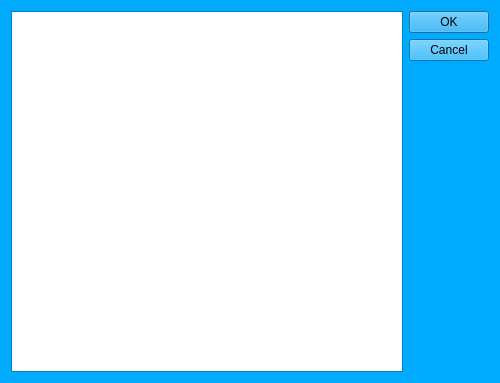
<?xml version="1.0" encoding="UTF-8"?>
<ui version="4.0">
 <class>SharpenDialog</class>
 <widget class="QDialog" name="SharpenDialog">
  <property name="geometry">
   <rect>
    <x>0</x>
    <y>0</y>
    <width>500</width>
    <height>383</height>
   </rect>
  </property>
  <property name="palette">
   <palette>
    <active>
     <colorrole role="WindowText">
      <brush brushstyle="SolidPattern">
       <color alpha="255">
        <red>0</red>
        <green>0</green>
        <blue>0</blue>
       </color>
      </brush>
     </colorrole>
     <colorrole role="Button">
      <brush brushstyle="SolidPattern">
       <color alpha="255">
        <red>0</red>
        <green>170</green>
        <blue>255</blue>
       </color>
      </brush>
     </colorrole>
     <colorrole role="Light">
      <brush brushstyle="SolidPattern">
       <color alpha="255">
        <red>127</red>
        <green>213</green>
        <blue>255</blue>
       </color>
      </brush>
     </colorrole>
     <colorrole role="Midlight">
      <brush brushstyle="SolidPattern">
       <color alpha="255">
        <red>63</red>
        <green>191</green>
        <blue>255</blue>
       </color>
      </brush>
     </colorrole>
     <colorrole role="Dark">
      <brush brushstyle="SolidPattern">
       <color alpha="255">
        <red>0</red>
        <green>85</green>
        <blue>127</blue>
       </color>
      </brush>
     </colorrole>
     <colorrole role="Mid">
      <brush brushstyle="SolidPattern">
       <color alpha="255">
        <red>0</red>
        <green>113</green>
        <blue>170</blue>
       </color>
      </brush>
     </colorrole>
     <colorrole role="Text">
      <brush brushstyle="SolidPattern">
       <color alpha="255">
        <red>0</red>
        <green>0</green>
        <blue>0</blue>
       </color>
      </brush>
     </colorrole>
     <colorrole role="BrightText">
      <brush brushstyle="SolidPattern">
       <color alpha="255">
        <red>255</red>
        <green>255</green>
        <blue>255</blue>
       </color>
      </brush>
     </colorrole>
     <colorrole role="ButtonText">
      <brush brushstyle="SolidPattern">
       <color alpha="255">
        <red>0</red>
        <green>0</green>
        <blue>0</blue>
       </color>
      </brush>
     </colorrole>
     <colorrole role="Base">
      <brush brushstyle="SolidPattern">
       <color alpha="255">
        <red>255</red>
        <green>255</green>
        <blue>255</blue>
       </color>
      </brush>
     </colorrole>
     <colorrole role="Window">
      <brush brushstyle="SolidPattern">
       <color alpha="255">
        <red>0</red>
        <green>170</green>
        <blue>255</blue>
       </color>
      </brush>
     </colorrole>
     <colorrole role="Shadow">
      <brush brushstyle="SolidPattern">
       <color alpha="255">
        <red>0</red>
        <green>0</green>
        <blue>0</blue>
       </color>
      </brush>
     </colorrole>
     <colorrole role="AlternateBase">
      <brush brushstyle="SolidPattern">
       <color alpha="255">
        <red>127</red>
        <green>212</green>
        <blue>255</blue>
       </color>
      </brush>
     </colorrole>
     <colorrole role="ToolTipBase">
      <brush brushstyle="SolidPattern">
       <color alpha="255">
        <red>255</red>
        <green>255</green>
        <blue>220</blue>
       </color>
      </brush>
     </colorrole>
     <colorrole role="ToolTipText">
      <brush brushstyle="SolidPattern">
       <color alpha="255">
        <red>0</red>
        <green>0</green>
        <blue>0</blue>
       </color>
      </brush>
     </colorrole>
    </active>
    <inactive>
     <colorrole role="WindowText">
      <brush brushstyle="SolidPattern">
       <color alpha="255">
        <red>0</red>
        <green>0</green>
        <blue>0</blue>
       </color>
      </brush>
     </colorrole>
     <colorrole role="Button">
      <brush brushstyle="SolidPattern">
       <color alpha="255">
        <red>0</red>
        <green>170</green>
        <blue>255</blue>
       </color>
      </brush>
     </colorrole>
     <colorrole role="Light">
      <brush brushstyle="SolidPattern">
       <color alpha="255">
        <red>127</red>
        <green>213</green>
        <blue>255</blue>
       </color>
      </brush>
     </colorrole>
     <colorrole role="Midlight">
      <brush brushstyle="SolidPattern">
       <color alpha="255">
        <red>63</red>
        <green>191</green>
        <blue>255</blue>
       </color>
      </brush>
     </colorrole>
     <colorrole role="Dark">
      <brush brushstyle="SolidPattern">
       <color alpha="255">
        <red>0</red>
        <green>85</green>
        <blue>127</blue>
       </color>
      </brush>
     </colorrole>
     <colorrole role="Mid">
      <brush brushstyle="SolidPattern">
       <color alpha="255">
        <red>0</red>
        <green>113</green>
        <blue>170</blue>
       </color>
      </brush>
     </colorrole>
     <colorrole role="Text">
      <brush brushstyle="SolidPattern">
       <color alpha="255">
        <red>0</red>
        <green>0</green>
        <blue>0</blue>
       </color>
      </brush>
     </colorrole>
     <colorrole role="BrightText">
      <brush brushstyle="SolidPattern">
       <color alpha="255">
        <red>255</red>
        <green>255</green>
        <blue>255</blue>
       </color>
      </brush>
     </colorrole>
     <colorrole role="ButtonText">
      <brush brushstyle="SolidPattern">
       <color alpha="255">
        <red>0</red>
        <green>0</green>
        <blue>0</blue>
       </color>
      </brush>
     </colorrole>
     <colorrole role="Base">
      <brush brushstyle="SolidPattern">
       <color alpha="255">
        <red>255</red>
        <green>255</green>
        <blue>255</blue>
       </color>
      </brush>
     </colorrole>
     <colorrole role="Window">
      <brush brushstyle="SolidPattern">
       <color alpha="255">
        <red>0</red>
        <green>170</green>
        <blue>255</blue>
       </color>
      </brush>
     </colorrole>
     <colorrole role="Shadow">
      <brush brushstyle="SolidPattern">
       <color alpha="255">
        <red>0</red>
        <green>0</green>
        <blue>0</blue>
       </color>
      </brush>
     </colorrole>
     <colorrole role="AlternateBase">
      <brush brushstyle="SolidPattern">
       <color alpha="255">
        <red>127</red>
        <green>212</green>
        <blue>255</blue>
       </color>
      </brush>
     </colorrole>
     <colorrole role="ToolTipBase">
      <brush brushstyle="SolidPattern">
       <color alpha="255">
        <red>255</red>
        <green>255</green>
        <blue>220</blue>
       </color>
      </brush>
     </colorrole>
     <colorrole role="ToolTipText">
      <brush brushstyle="SolidPattern">
       <color alpha="255">
        <red>0</red>
        <green>0</green>
        <blue>0</blue>
       </color>
      </brush>
     </colorrole>
    </inactive>
    <disabled>
     <colorrole role="WindowText">
      <brush brushstyle="SolidPattern">
       <color alpha="255">
        <red>0</red>
        <green>85</green>
        <blue>127</blue>
       </color>
      </brush>
     </colorrole>
     <colorrole role="Button">
      <brush brushstyle="SolidPattern">
       <color alpha="255">
        <red>0</red>
        <green>170</green>
        <blue>255</blue>
       </color>
      </brush>
     </colorrole>
     <colorrole role="Light">
      <brush brushstyle="SolidPattern">
       <color alpha="255">
        <red>127</red>
        <green>213</green>
        <blue>255</blue>
       </color>
      </brush>
     </colorrole>
     <colorrole role="Midlight">
      <brush brushstyle="SolidPattern">
       <color alpha="255">
        <red>63</red>
        <green>191</green>
        <blue>255</blue>
       </color>
      </brush>
     </colorrole>
     <colorrole role="Dark">
      <brush brushstyle="SolidPattern">
       <color alpha="255">
        <red>0</red>
        <green>85</green>
        <blue>127</blue>
       </color>
      </brush>
     </colorrole>
     <colorrole role="Mid">
      <brush brushstyle="SolidPattern">
       <color alpha="255">
        <red>0</red>
        <green>113</green>
        <blue>170</blue>
       </color>
      </brush>
     </colorrole>
     <colorrole role="Text">
      <brush brushstyle="SolidPattern">
       <color alpha="255">
        <red>0</red>
        <green>85</green>
        <blue>127</blue>
       </color>
      </brush>
     </colorrole>
     <colorrole role="BrightText">
      <brush brushstyle="SolidPattern">
       <color alpha="255">
        <red>255</red>
        <green>255</green>
        <blue>255</blue>
       </color>
      </brush>
     </colorrole>
     <colorrole role="ButtonText">
      <brush brushstyle="SolidPattern">
       <color alpha="255">
        <red>0</red>
        <green>85</green>
        <blue>127</blue>
       </color>
      </brush>
     </colorrole>
     <colorrole role="Base">
      <brush brushstyle="SolidPattern">
       <color alpha="255">
        <red>0</red>
        <green>170</green>
        <blue>255</blue>
       </color>
      </brush>
     </colorrole>
     <colorrole role="Window">
      <brush brushstyle="SolidPattern">
       <color alpha="255">
        <red>0</red>
        <green>170</green>
        <blue>255</blue>
       </color>
      </brush>
     </colorrole>
     <colorrole role="Shadow">
      <brush brushstyle="SolidPattern">
       <color alpha="255">
        <red>0</red>
        <green>0</green>
        <blue>0</blue>
       </color>
      </brush>
     </colorrole>
     <colorrole role="AlternateBase">
      <brush brushstyle="SolidPattern">
       <color alpha="255">
        <red>0</red>
        <green>170</green>
        <blue>255</blue>
       </color>
      </brush>
     </colorrole>
     <colorrole role="ToolTipBase">
      <brush brushstyle="SolidPattern">
       <color alpha="255">
        <red>255</red>
        <green>255</green>
        <blue>220</blue>
       </color>
      </brush>
     </colorrole>
     <colorrole role="ToolTipText">
      <brush brushstyle="SolidPattern">
       <color alpha="255">
        <red>0</red>
        <green>0</green>
        <blue>0</blue>
       </color>
      </brush>
     </colorrole>
    </disabled>
   </palette>
  </property>
  <property name="windowTitle">
   <string>Dialog</string>
  </property>
  <layout class="QHBoxLayout" name="horizontalLayout">
   <item>
    <widget class="QGraphicsView" name="graphicsView">
     <property name="sizePolicy">
      <sizepolicy hsizetype="Preferred" vsizetype="Preferred">
       <horstretch>0</horstretch>
       <verstretch>0</verstretch>
      </sizepolicy>
     </property>
     <property name="minimumSize">
      <size>
       <width>320</width>
       <height>240</height>
      </size>
     </property>
    </widget>
   </item>
   <item>
    <widget class="QDialogButtonBox" name="buttonBox">
     <property name="sizePolicy">
      <sizepolicy hsizetype="Fixed" vsizetype="Preferred">
       <horstretch>0</horstretch>
       <verstretch>0</verstretch>
      </sizepolicy>
     </property>
     <property name="orientation">
      <enum>Qt::Vertical</enum>
     </property>
     <property name="standardButtons">
      <set>QDialogButtonBox::Cancel|QDialogButtonBox::Ok</set>
     </property>
    </widget>
   </item>
  </layout>
 </widget>
 <resources/>
 <connections>
  <connection>
   <sender>buttonBox</sender>
   <signal>accepted()</signal>
   <receiver>SharpenDialog</receiver>
   <slot>accept()</slot>
   <hints>
    <hint type="sourcelabel">
     <x>248</x>
     <y>254</y>
    </hint>
    <hint type="destinationlabel">
     <x>157</x>
     <y>274</y>
    </hint>
   </hints>
  </connection>
  <connection>
   <sender>buttonBox</sender>
   <signal>rejected()</signal>
   <receiver>SharpenDialog</receiver>
   <slot>reject()</slot>
   <hints>
    <hint type="sourcelabel">
     <x>316</x>
     <y>260</y>
    </hint>
    <hint type="destinationlabel">
     <x>286</x>
     <y>274</y>
    </hint>
   </hints>
  </connection>
 </connections>
</ui>
